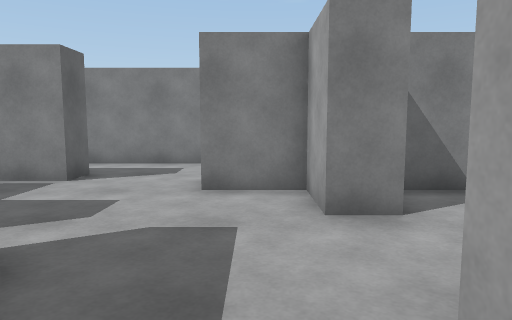
view 1 (above)

24 first-person views from a walk through a scene from a Unity 3-D project. The camera is 1.2 m above the floor, tilts 6° down and sees 70° across. The floor is counted in squares, 1 m on a side. Each view is taken from the middle of a square. On the plan, view 1 faces up. The plan holds only what a view shows up to about 15 squares ahead; the rest is blank. The player is left out.

view 2
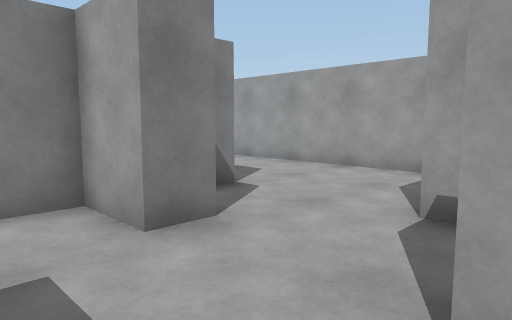

view 3
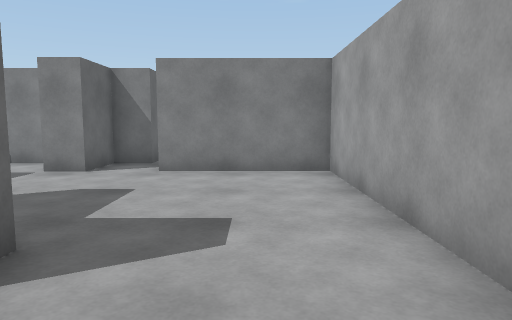

view 4
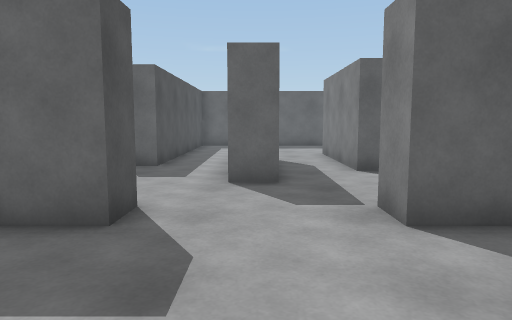

view 5
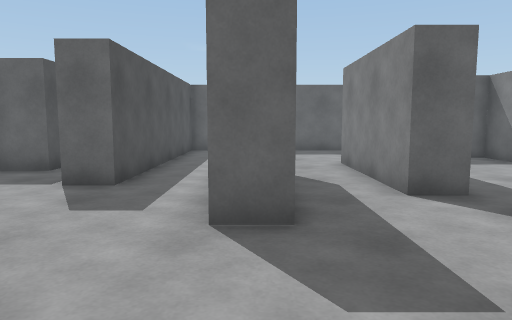

view 6
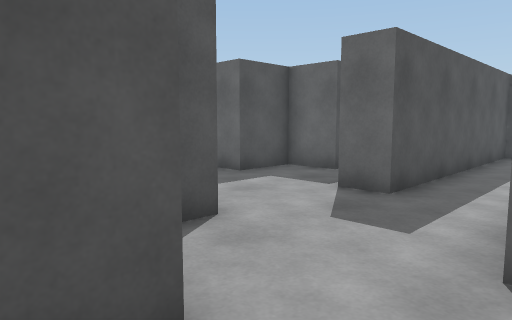

view 7
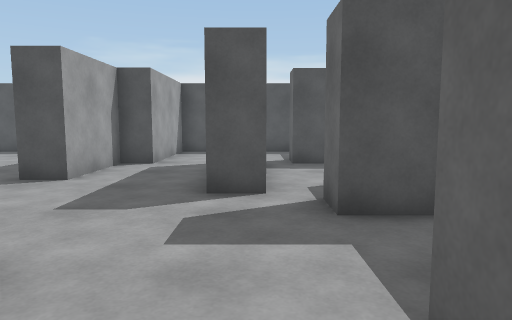

view 8
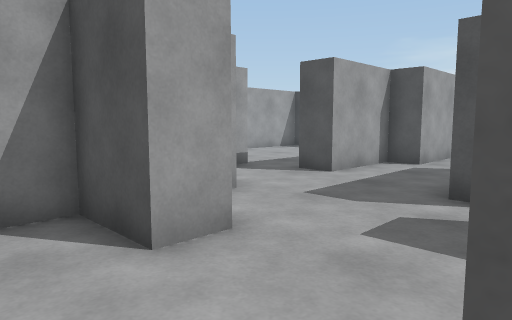

view 9
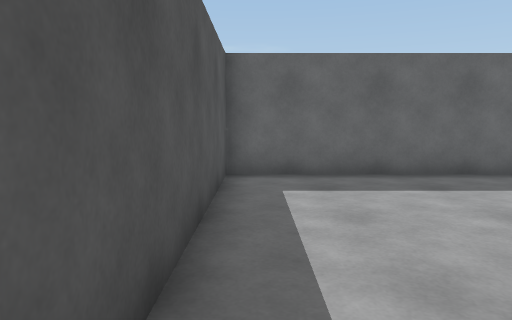

view 10
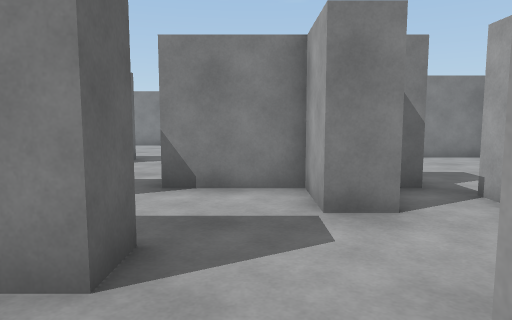

view 11
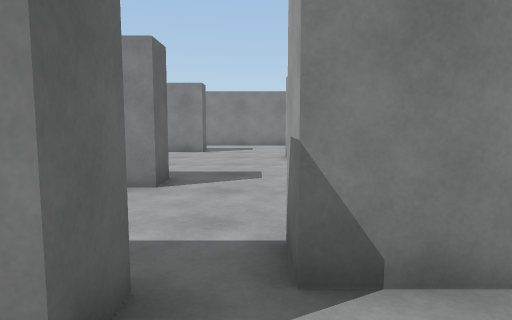

view 12
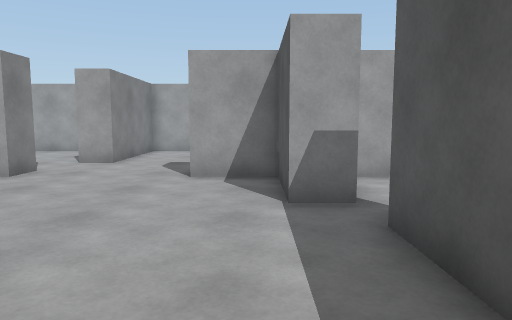

view 13
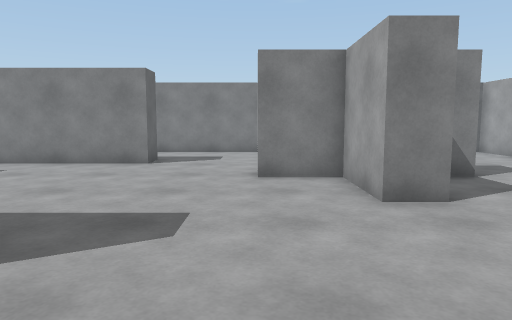

view 14
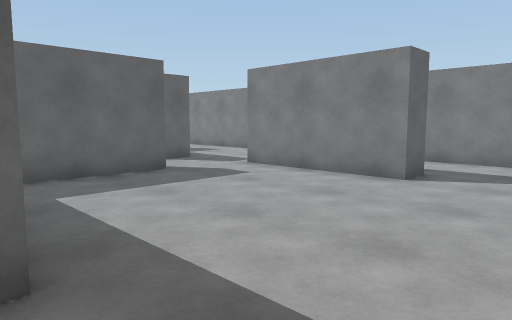

view 15
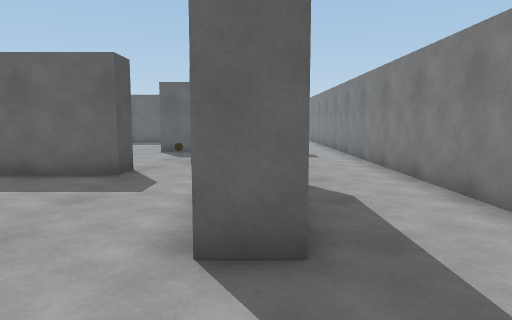

view 16
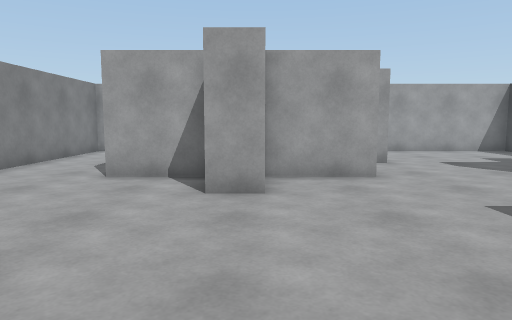

view 17
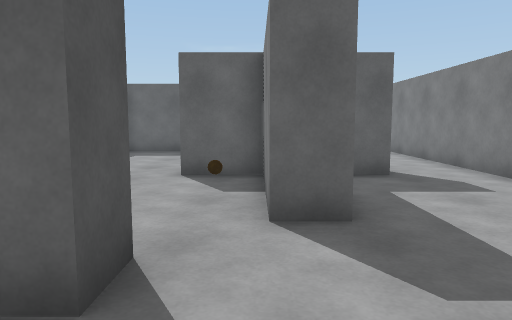

view 18
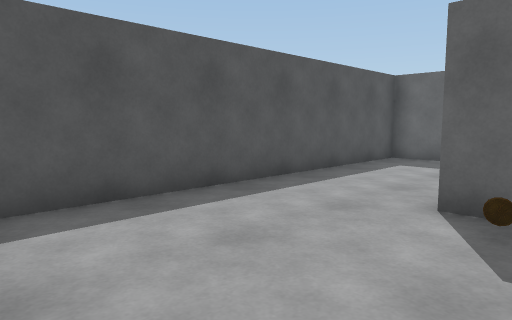

view 19
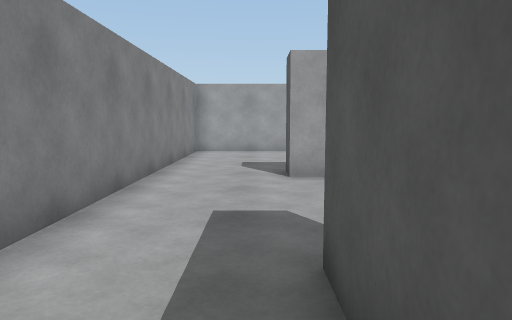

view 20
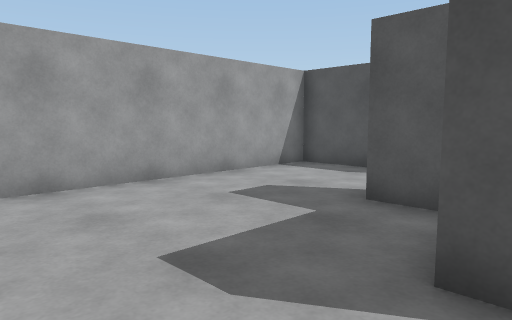

view 21
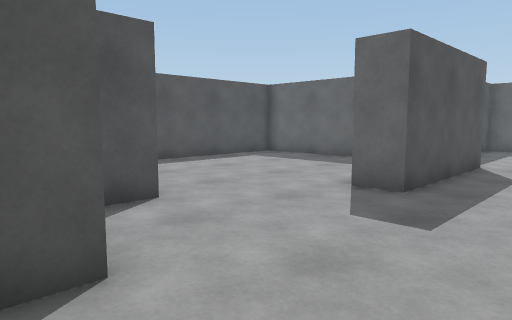

view 22
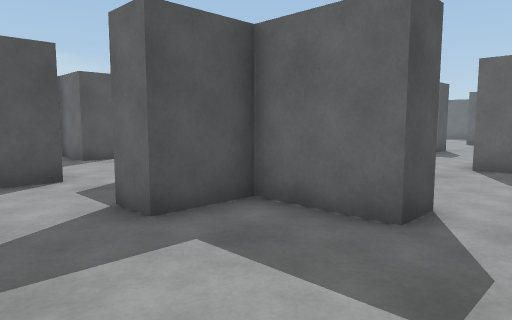

view 23
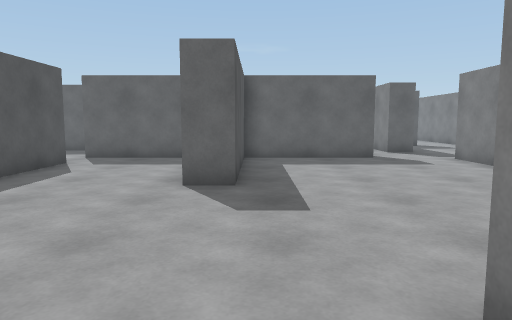

view 24
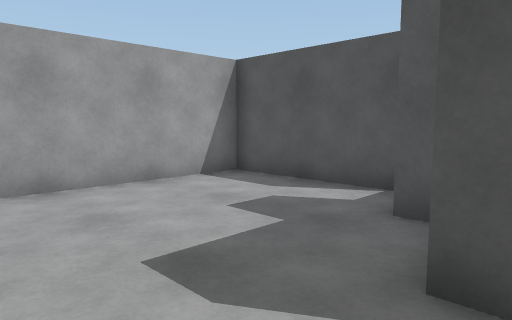

### Floor plan
Key: @ floor where view 1 was taken; # wall or solid block; . floor; T thing the floor can be seen under or through; C coin.
Columns run from 22 left of view 1 to 8 right of it. Each row starts with its distance up from view 1.
 31 ###############################
 30   ............................#
 29     ..........................#
 28        #......................#
 27        #......####.....##.....#
 26        ####............##.....#
 25        ####..........#####....#
 24        #C...##.......#####....#
 23     ........ #.........# .....#
 22 #........... #.........##.....#
 21 #........... #............#####
 20 #........... #............#####
 19 ###################...........#
 18              #................#
 17              #.........##.....#
 16              #.........##.....#
 15           #  #.......####.....#
 14           #....#####...##.#####
 13           #............##.#####
 12           #...................#
 11           #......####.........#
 10           #...................#
  9           #............##.....#
  8           #########....##.....#
  7                 ###..#####....#
  6                 #....#####....#
  5                 #......##.....#
  4                 ###...........#
  3                   ###.....#
  2                      .....#
  1                      ..##..
  0                      .@# ...
 -1                      ..# ....
 -2                  #T  .##  ...
 -3                   .  .#
 -4                   .  .#
 -5                   .  .#
 -6                   #####      #

Where each view was taken, in squares from view 1:
view 1: 0 up, 0 right, facing up
view 2: 1 up, 1 left, facing up-right
view 3: 4 up, 6 right, facing up
view 4: 11 up, 6 right, facing left
view 5: 11 up, 3 right, facing left
view 6: 11 up, 2 right, facing down-left
view 7: 9 up, 3 left, facing down
view 8: 9 up, 4 left, facing down-right
view 9: 9 up, 4 left, facing left
view 10: 8 up, 0 right, facing up
view 11: 12 up, 2 left, facing up
view 12: 16 up, 7 left, facing right
view 13: 16 up, 1 left, facing up
view 14: 19 up, 1 left, facing up-left
view 15: 27 up, 1 left, facing left
view 16: 24 up, 7 left, facing right
view 17: 25 up, 7 left, facing left
view 18: 25 up, 10 left, facing down-left
view 19: 28 up, 7 left, facing right
view 20: 30 up, 1 right, facing down-right
view 21: 30 up, 2 right, facing down-left
view 22: 29 up, 6 right, facing down-left
view 23: 20 up, 3 right, facing left
view 24: 20 up, 1 right, facing down-right
